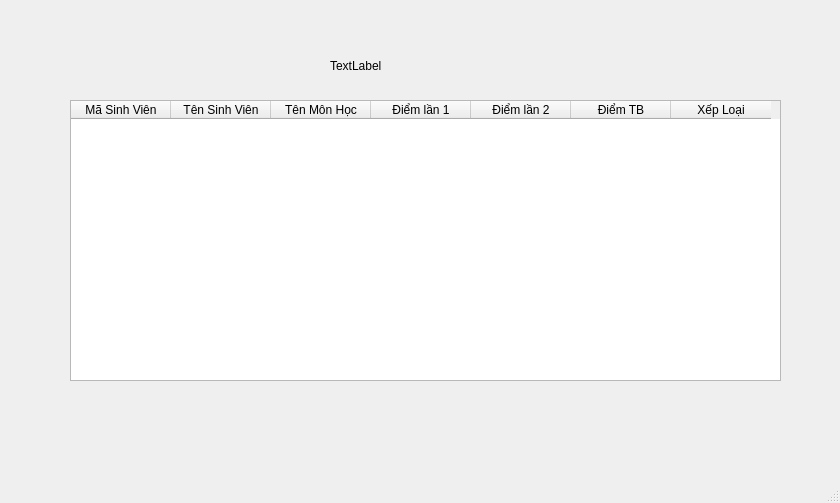
<?xml version="1.0" encoding="UTF-8"?>
<ui version="4.0">
 <class>TrangSinhVien</class>
 <widget class="QMainWindow" name="TrangSinhVien">
  <property name="geometry">
   <rect>
    <x>0</x>
    <y>0</y>
    <width>840</width>
    <height>503</height>
   </rect>
  </property>
  <property name="windowTitle">
   <string>TrangSinhVien</string>
  </property>
  <widget class="QWidget" name="centralwidget">
   <widget class="QTableWidget" name="tableWidget">
    <property name="geometry">
     <rect>
      <x>70</x>
      <y>100</y>
      <width>711</width>
      <height>281</height>
     </rect>
    </property>
    <column>
     <property name="text">
      <string>Mã Sinh Viên</string>
     </property>
    </column>
    <column>
     <property name="text">
      <string>Tên Sinh Viên</string>
     </property>
    </column>
    <column>
     <property name="text">
      <string>Tên Môn Học</string>
     </property>
    </column>
    <column>
     <property name="text">
      <string>Điểm lần 1</string>
     </property>
    </column>
    <column>
     <property name="text">
      <string>Điểm lần 2</string>
     </property>
    </column>
    <column>
     <property name="text">
      <string>Điểm TB</string>
     </property>
    </column>
    <column>
     <property name="text">
      <string>Xếp Loại</string>
     </property>
    </column>
   </widget>
   <widget class="QLabel" name="label">
    <property name="geometry">
     <rect>
      <x>330</x>
      <y>50</y>
      <width>201</width>
      <height>31</height>
     </rect>
    </property>
    <property name="text">
     <string>TextLabel</string>
    </property>
   </widget>
  </widget>
  <widget class="QMenuBar" name="menubar">
   <property name="geometry">
    <rect>
     <x>0</x>
     <y>0</y>
     <width>840</width>
     <height>21</height>
    </rect>
   </property>
  </widget>
  <widget class="QStatusBar" name="statusbar"/>
 </widget>
 <resources/>
 <connections/>
</ui>
